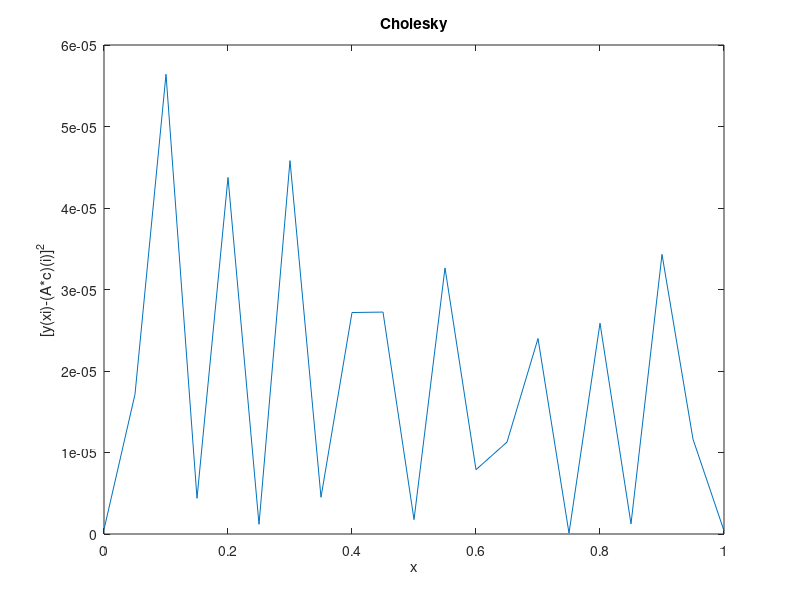
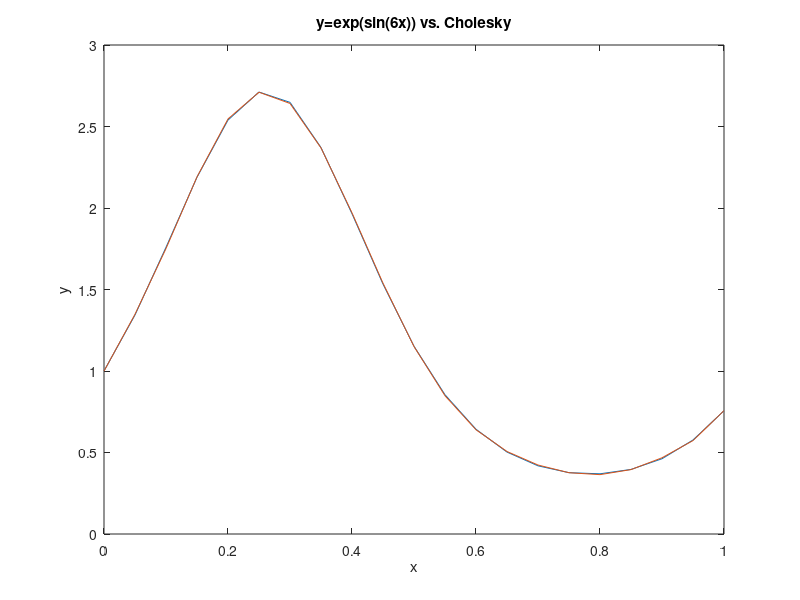

MATLAB code for these plots, in order:
n=11;
m=21;
Xspace=linspace(0,1,m);
A=vander(Xspace);
A=A(:,n:end);
Yspace=transpose(exp(sin(6.*Xspace)));

ATA=A'*A; 
R=chol(ATA); 
Q=A*inv(R); 
c=R\(Q'*Yspace); 

err=(Q*R-A).^2;
MSE=sum(err(:))/numel(A)

err=(Yspace-A*c).^2;
MSE=sum(err(:))/m

plot(Xspace, err)
title('Cholesky')
xlabel('x')
ylabel('[y(xi)-(A*c)(i)]^2')
figure()

plot(Xspace, Yspace, Xspace, A*c)
title('y=exp(sin(6x)) vs. Cholesky')
xlabel('x')
ylabel('y')

cond(ATA)
cond(R)